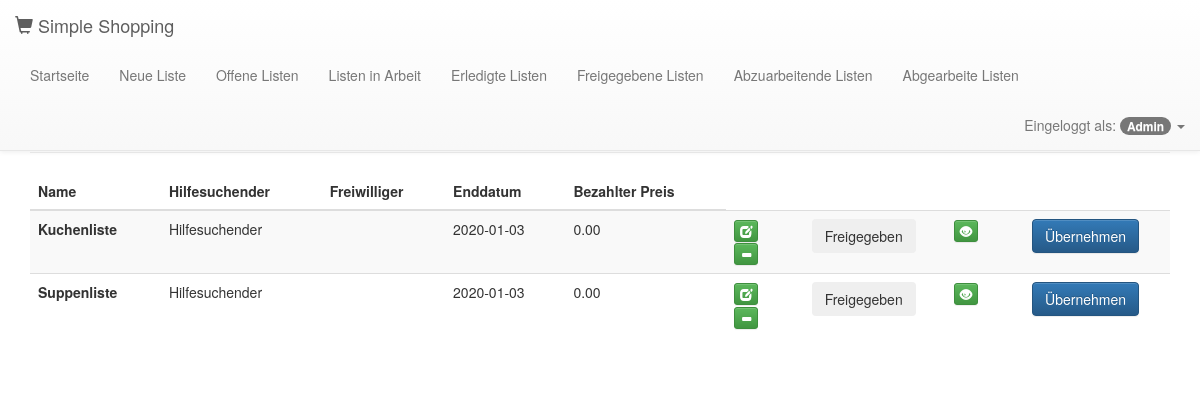
Page /index.php?view=helper/publishedLists (signed in) on the committed database.
### tables this page shows
CREATE TABLE `user` (
  `id` int(11) NOT NULL,
  `firstName` varchar(25) NOT NULL,
  `lastName` varchar(25) NOT NULL,
  `userName` varchar(25) NOT NULL,
  `passwordHash` varchar(250) NOT NULL,
  `roleId` bit(7) NOT NULL,
  `deletedFlag` tinyint(1) NOT NULL
);

CREATE TABLE `shoppinglist` (
  `id` int(11) NOT NULL,
  `ownerId` int(11) NOT NULL,
  `helperId` int(11) DEFAULT NULL,
  `endDate` date NOT NULL,
  `paidPrice` decimal(6,2),
  `state` enum('unpublished','new','processing','done') NOT NULL,
  `name` varchar(100) NOT NULL
);

### index.php (called while the page is built, shortened)
<?php
require_once('inc/bootstrap.php');
require_once('lib/Data/DataManager.php');
$default_view = 'welcome';
$view = $default_view;
if (isset($_REQUEST['view']) &&
    file_exists(__DIR__ . '/views/' . $_REQUEST['view'] . '.php')) {
        $view = $_REQUEST['view'];
    }
require_once('views/' . $view . '.php');
?>

### lib/Data/DataManager.php (called while the page is built, shortened)
<?php
class DataManager implements IDataManager
{
    private static $__connection;
    private static function getConnection()
    {
        if (!isset(self::$__connection)) {
            $type = 'mysql';
            $host = 'localhost';
            $name = 'fh_2020_scm4_S1810307037';
            $user = 'fh_2020_scm4';
            $pass = 'fh_2020_scm4';
            self::$__connection = new \PDO($type . ':host=' . $host . ';dbname=' . $name . ';charset=utf8', $user, $pass);
        }
        return self::$__connection;
    }
    private static function query($connection, $query, $parameters = [])
    {
        $connection->setAttribute(\PDO::ATTR_ERRMODE, \PDO::ERRMODE_EXCEPTION);
        try {
            $statement = $connection->prepare($query);
            $i = 1;
            foreach ($parameters as $param) {
                if (is_int($param)) {
                    $statement->bindValue($i, $param, \PDO::PARAM_INT);
                }
                $i++;
            }
            $statement->execute();
        } catch (\Exception $e) {
            die ($e->getMessage());
        }
        return $statement;
    }
    private static function fetchObject($cursor)
    {
        return $cursor->fetch(\PDO::FETCH_OBJ);
    }
    private static function closeConnection()
    {
        self::$__connection = null;
    }
    public static function getAllOpenShoppingLists(): array
    {
        $resultList = [];
        $con = self::getConnection();
        $res = self::query($con, "
            SELECT id, ownerId, helperId, endDate, paidPrice, state, name
            FROM shoppinglist
            WHERE state = 'new'
            ORDER BY endDate;
        ");
        while ($cat = self::fetchObject($res)) {
            $resultList[] = new ShoppingList($cat->id, $cat->ownerId,
                $cat->helperId, $cat->endDate , $cat->paidPrice, $cat->state, $cat->name
            );
        }
        return $resultList;
    }
    public static function getUserById(int $userId)
    {
        $user = null;
        $con = self::getConnection();
        $res = self::query($con, "
            SELECT u.id, u.firstName, u.lastName, u.userName, u.passwordHash, r.bitCode, u.deletedFlag
            FROM user u JOIN role r ON u.roleId = r.id
            WHERE u.id = ?;
        ", [$userId]);
        if ($u = self::fetchObject($res)) {
            $user = new User($u->id,
                $u->firstName, $u->lastName,
                $u->userName, $u->passwordHash,
                $u->bitCode, $u->deletedFlag
            );
        }
        return $user;
    }
}

### lib/Webshop/AuthenticationManager.php (called while the page is built, shortened)
<?php
class AuthenticationManager extends BaseObject
{
    public static function isAuthenticated() : bool {
        return isset($_SESSION['user']);
    }
    public static function getAuthenticatedUser () {
        return self::isAuthenticated() ? \Data\DataManager::getUserById($_SESSION['user']) : null;
    }
}

### inc/bootstrap.php (called while the page is built, shortened)
<?php
spl_autoload_register(function ($class) {
   $filename = __DIR__ . '/../lib/' . str_replace('\\', DIRECTORY_SEPARATOR, $class) . '.php';
});

### lib/Webshop/User.php (called while the page is built, shortened)
<?php
class User extends Entity {
  private $userName;
  private $roleBitCode;
  public function __construct(
    int $id,
    string $firstName, string $lastName, string $userName,
    string $passwordHash, int $roleBitCode, bool $deletedFlag
  ) {
      $this->userName = $userName;
      $this->roleBitCode = $roleBitCode;
  }
  public function getUserName() : string {
    return $this->userName;
  }
  public function hasRole(int $bitCode) : bool {
    return $this->roleBitCode & $bitCode;
  }
}

### lib/Webshop/Util.php (called while the page is built, shortened)
<?php
class Util extends BaseObject {
    public static function escape(string $string) : string {
        return nl2br(htmlentities($string));
    }
    public static function action(string $action, array $params = null) : string {
        $page = isset($_REQUEST[Controller::PAGE]) ?
            $_REQUEST[Controller::PAGE] :
            $_SERVER['REQUEST_URI'];
        $res = 'index.php?' . Controller::ACTION . '=' . rawurlencode($action) . '&' . Controller::PAGE . '=' .
            rawurlencode($page);
        if (is_array($params)) {
            foreach ($params as $name => $value) {
                $res .= '&' . rawurlencode($name) . '=' . rawurlencode($value);
            }
        }
        return $res;
    }
}

### lib/Webshop/ShoppingList.php (called while the page is built, shortened)
<?php
class ShoppingList extends Entity {
    private $endDate;
    private $paidPrice;
    private $state;
    private $name;
    public function __construct(
        int $id,
        int $ownerId,
        $helperId, string $endDate, $paidPrice,
        string $state, string $name
    ) {
            $this->endDate = $endDate;
            $this->paidPrice = $paidPrice;
            $this->state = $state;
            $this->name = $name;
    }
    public function getEndDate() : string {
        return $this->endDate;
    }
    public function getPaidPrice() {
        return $this->paidPrice;
    }
    public function getState() : string {
        return $this->state;
    }
    public function getName() : string {
        return $this->name;
    }
}

### lib/Webshop/Entity.php (called while the page is built, shortened)
<?php
class Entity extends BaseObject implements IData  {
    private $id;
    public function __construct (int $id) {
        $this->id = $id;
    }
    public function getId() : int {
        return $this->id;
    }
}

### views/partials/shoppinglist.php (the view, shortened to what this page needs)
<?php
    require_once('views/partials/header.php');
    $user = AuthenticationManager::getAuthenticatedUser();
?>
<table class="table table-striped">
    <thead>
    <tr>
        <th>
            Name
        </th>
        <th>
            Hilfesuchender
        </th>
        <th>
            Freiwilliger
        </th>
        <th>
            Enddatum
        </th>
        <th>
            Bezahlter Preis
        </th>
    </tr>
    </thead>
    <tbody>
    <?php
    foreach ($Lists as $List):
        ?>
        <tr>
            <td>
                <strong>
                    <?php echo Util::escape($List->getName()); ?>
                </strong>
            </td>
            <td>
                <?php
                    $name = DataManager::getUserById($List->getOwnerId());
                    echo Util::escape(is_null($name) ? "" : $name->getUserName());
                ?>
            </td>
            <td>
                <?php
                    $helperId = $List->getHelperId();
                    $name = DataManager::getUserById(is_null($helperId) ? -1 : $helperId);
                ?>
            </td>
            <td>
                <?php echo Util::escape($List->getEndDate()); ?>
            </td>
            <td>
                <?php echo Util::escape(is_null($List->getPaidPrice()) ? "" : $List->getPaidPrice()); ?>
            </td>
            <?php  if ($user != NULL && $user->hasRole(RoleType::HELPSEEKER)) { ?>
                <?php if ($List->getState() == ShoppingListStatus::NEW_STATE || $List->getState() == ShoppingListStatus::UNPUBLISHED_STATE) { ?>
                    <td class="add-remove">
                        <form method="post" action="<?php echo Util::action(Webshop\Controller::ACTION_EDIT_ARTICLE,
                            array(Webshop\Controller::SHOPPING_LIST_ID => $List->getId())
                        );?>">
                            <button type="submit" role="button" class="btn btn-default btn-xs btn-success">
                                <span class="glyphicon glyphicon-edit"></span>
                            </button>
                        </form>
                        <form method="post" action="<?php echo Util::action(Webshop\Controller::ACTION_DELETE_LIST,
                            array(Webshop\Controller::SHOPPING_LIST_ID => $List->getId())
                        );?>">
                            <button type="submit" role="button" class="btn btn-default btn-xs btn-success">
                                <span class="glyphicon glyphicon-minus"></span>
                            </button>
                        </form>
                    </td>
                    <?php if ($List->getState() == 'unpublished') { ?>
                    <td class="add-remove">
                        <form method="post" action="<?php echo Util::action(Webshop\Controller::ACTION_PUBLISH_LIST,
                            array(Webshop\Controller::SHOPPING_LIST_ID => $List->getId())
                        );?>">
                            <div class="border">
                                <div class="text-center">
                                    <button type="submit" role="button" class="btn btn-primary">Freigeben</button>
                                </div>
                            </div>
                        </form>
                    </td>
                    <?php } else { ?>
                        <td class="add-remove">
                        <form method="post">
                            <div class="border">
                                <div class="text-center">
                                    <button type="submit" role="button" class="btn btn-secondary">Freigegeben</button>
                                </div>
                            </div>
                        </form>
                    </td>
                    <?php }  ?>
                <?php } ?>
            <?php } ?>
            <?php  if ($user != NULL && $user->hasRole(RoleType::HELPER)) { ?>
                <?php if ($List->getState() == ShoppingListStatus::NEW_STATE) { ?>
                    <td class="add-remove">
                        <form method="post" action="<?php echo Util::action(Webshop\Controller::ACTION_SHOW_ARTICLE,
                            array(Webshop\Controller::SHOPPING_LIST_ID => $List->getId())
                        );?>">
                            <button type="submit" role="button" class="btn btn-default btn-xs btn-success">
                                <span class="glyphicon glyphicon-eye-open"></span>
                            </button>
                        </form>
                    </td>
                    <td class="add-remove">
                        <form method="post" action="<?php echo Util::action(Webshop\Controller::ACTION_TAKE_LIST,
                            array(Webshop\Controller::SHOPPING_LIST_ID => $List->getId())
                        );?>">
                            <div class="border">
                                <div class="text-center">
                                    <button type="submit" role="button" class="btn btn-primary">Übernehmen</button>
                                </div>
                            </div>
                        </form>
                    </td>
                <?php } ?>
            <?php } ?>
        </tr>
    <?php endforeach; ?>
    </tbody>
</table>

### views/partials/header.php (shortened to what this page needs)
<?php
$user = AuthenticationManager::getAuthenticatedUser();
?>
<!DOCTYPE html>
<html>
<head>
    <link href="assets/bootstrap/css/bootstrap.min.css" rel="stylesheet">
    <link href="assets/bootstrap/css/bootstrap-theme.min.css" rel="stylesheet">
    <link href="assets/main.css" rel="stylesheet">
</head>
<body>
    <div class="navbar navbar-default navbar-fixed-top">
        <div class="container-fluid">
            <div class="navbar-header">
                <a class="navbar-brand"><span class="glyphicon glyphicon-shopping-cart" aria-hidden="true"></span> Simple Shopping</a>
            </div>
            <div class="navbar-collapse collapse" id="bs-navbar-collapse-1">
                <ul class="nav navbar-nav">
                    <li <?php if ($view === 'welcome') { ?>class="active" <?php } ?>><a href="index.php">Startseite</a></li>
                    <?php  if ($user != NULL && $user->hasRole(RoleType::HELPSEEKER)) { ?>
                        <li <?php if ($view === 'createShoppingList') { ?>class="active" <?php } ?>><a href="index.php?view=helpSeeker/createShoppingList">Neue Liste</a></li>
                        <li <?php if ($view === 'openLists') { ?>class="active" <?php } ?>><a href="index.php?view=helpSeeker/openLists">Offene Listen</a></li>
                        <li <?php if ($view === 'listsInProcess') { ?>class="active" <?php } ?>><a href="index.php?view=helpSeeker/listsInProcess">Listen in Arbeit</a></li>
                        <li <?php if ($view === 'closedLists') { ?>class="active" <?php } ?>><a href="index.php?view=helpSeeker/closedLists">Erledigte Listen</a></li>
                    <?php  } ?>
                    <?php  if ($user != NULL && $user->hasRole(RoleType::HELPER)) { ?>
                        <li <?php if ($view === 'publishedLists') { ?>class="active" <?php } ?>><a href="index.php?view=helper/publishedLists">Freigegebene Listen</a></li>
                        <li <?php if ($view === 'takenLists') { ?>class="active" <?php } ?>><a href="index.php?view=helper/takenLists">Abzuarbeitende Listen</a></li>
                        <li <?php if ($view === 'finishedLists') { ?>class="active" <?php } ?>><a href="index.php?view=helper/finishedLists">Abgearbeite Listen</a></li>
                    <?php  } ?>
                </ul>
                <ul class="nav navbar-nav navbar-right login">
                    <li class="dropdown">
                        <?php if ($user == null) : ?>
                            <a href="#" class="dropdown-toggle" data-toggle="dropdown" role="button" aria-expanded="false">
                                Nicht eingeloggt!
                                <b class="caret"></b>
                            </a>
                            <ul class="dropdown-menu" role="menu">
                                <li>
                                    <a href="index.php?view=login">Einloggen</a>
                                </li>
                            </ul>
                        <?php else : ?>
                            <a href="#" class="dropdown-toggle" data-toggle="dropdown" role="button" aria-expanded="false">
                                Eingeloggt als: <span class="badge"><?php echo Util::escape($user->getUserName()); ?></span>
                                <b class="caret"></b>
                            </a>
                        <?php endif;  ?>
                    </li>
                </ul>
            </div>
        </div>
    </div>
    <div class="container">
</body>

### views/helper/publishedLists.php (shortened to what this page needs)
<?php
$user = AuthenticationManager::getAuthenticatedUser();
$userId = isset($user) ? $user->getId() : null;
$Lists = (isset($userId) && ((int) $userId > 0)) ? DataManager::getAllOpenShoppingLists() : null;
require_once('views/partials/header.php'); ?>
<div class="page-header">
    <h2>Alle freigegebenen Listen</h2>
</div>
<?php if (isset($Lists)) : ?>
    <?php
    if (sizeof($Lists) > 0) :
        require('views/partials/shoppinglist.php');
    else :
        ?>
        <div class="alert alert-warning" role="alert">Keine freigegebenen Listen vorhanden</div>
    <?php endif; ?>
<?php endif; ?>
<?php require_once('views/partials/footer.php'); ?>

### views/partials/footer.php (shortened to what this page needs)
<link rel="stylesheet" type="text/css" href="assets/main.css">
</body>
</html>

### assets/main.css (style rules this page uses)
body { padding-top: 60px; }
.navbar .login { float: right; }

### rows in the picture
user: userName "Admin"
shoppinglist: name "Kuchenliste", ownerId.userName "Hilfesuchender", endDate "2020-01-03", paidPrice "0.00", state "Freigegeben"
shoppinglist: name "Suppenliste", ownerId.userName "Hilfesuchender", endDate "2020-01-03", paidPrice "0.00", state "Freigegeben"
